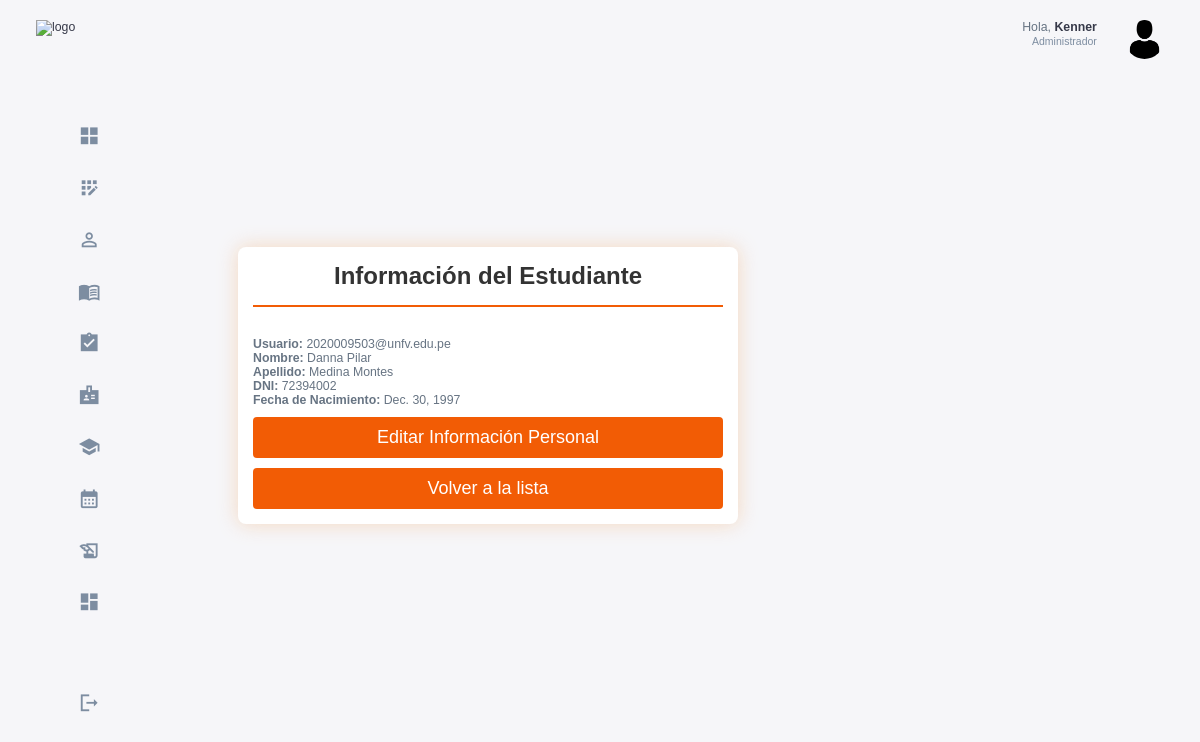
The app's page /estudiantes/1/ver/ (signed in) with its own data.
### estudiantes/models.py (models this page shows, shortened)
class Estudiante(models.Model):
    usuario = models.OneToOneField(Usuario, on_delete=models.CASCADE)
    codigo = models.CharField(max_length=10,unique=True)
    base = models.CharField(max_length=20)
    carrera = models.CharField(max_length=100)
    activo = models.BooleanField(default=True)

class InformacionPersonal(models.Model):
    estudiante = models.OneToOneField(Estudiante, on_delete=models.CASCADE)
    dni =  models.CharField(max_length=8,unique= True)
    nombre = models.CharField(max_length=100)
    apellido = models.CharField(max_length=100)
    fecha_nacimiento = models.DateField()

### usuarios/models.py (models this page shows, shortened)
class Usuario(AbstractUser):
    id = models.AutoField(primary_key=True)
    rol = models.ForeignKey(Rol, on_delete=models.CASCADE, null=True, blank=False)

### usuarios/decorators.py (the view)
        def _wrapped_view(request, *args, **kwargs):
            if request.user.is_authenticated and (request.user.rol.nombre_rol == role or request.user.rol.is_admin):
                return view_func(request, *args, **kwargs)
            else:
                raise PermissionDenied  # Lanza un error si no tiene el rol correcto

### estudiantes/views.py (called while the page is built)
@login_required
@role_required('Administrador')
def ver_informacion_estudiante(request, pk):
    estudiante = get_object_or_404(Estudiante, pk=pk)
    informacion_personal = InformacionPersonal.objects.filter(estudiante=estudiante).first()
    return render(request, 'estudiantes/ver_informacion_estudiante.html', {'estudiante': estudiante, 'informacion_personal': informacion_personal})

### templates/estudiantes/ver_informacion_estudiante.html (shortened to what this page needs)
{% extends 'base.html' %}
{% load static %}
{% block extra_css %}
    <link rel="stylesheet" href="{% static 'css/register_form.css' %}">
{% endblock %}
{% block content %}
<div class="registration-container">
  <form class="registration-form" method="POST">
    <h2>Información del Estudiante</h2>
    <p><strong>Usuario:</strong> {{ estudiante.usuario.username }}</p>
    <p><strong>Nombre:</strong> {{ estudiante.informacionpersonal.nombre }}</p>
    <p><strong>Apellido:</strong> {{ estudiante.informacionpersonal.apellido }}</p>
    <p><strong>DNI:</strong> {{ estudiante.informacionpersonal.dni }}</p>
    <p><strong>Fecha de Nacimiento:</strong> {{ estudiante.informacionpersonal.fecha_nacimiento }}</p>
    <a href="{% url 'editar_informacion_personal' estudiante.pk %}" class="button">Editar Información Personal</a>
    <a href="{% url 'listar_estudiantes' %}" class="button">Volver a la lista</a>
  </form>
</div>
{% endblock %}

### templates/base.html (shortened to what this page needs)
{% load static %}
<!DOCTYPE html>
<html lang="en">
<head>
    <link rel="stylesheet" href="{% static 'css/base.css' %}">
    {% block extra_css %}{% endblock %}
</head>
<body>
    <div class="container">
        <aside>
            <div class="top">
                <div class="logo">
                    <img src="/static/assets/logo_base.png" alt="logo">
                </div>
            </div>
            <div class="sidebar">
                <a href="{% url 'home_admin' %}" class="active">
                    <span class="material-icons-sharp">grid_view</span>
                </a>
                <a href="{% url 'registrar_usuario' %}" >
                    <span class="material-icons-sharp">app_registration</span>
                </a>
                <a href="{% url 'listar_estudiantes' %}">
                    <span class="material-icons-sharp">person_outline</span>
                </a>
                <a href="{% url 'listar_cursos' %}">
                    <span class="material-icons-sharp">menu_book</span>
                </a>
                <a href="{% url 'listar_estudiantes_historial' %}">
                    <span class="material-icons-sharp">assignment_turned_in</span>
                </a>
                <a href="{% url 'listar_profesores' %}">
                    <span class="material-icons-sharp">badge</span>
                </a>
                <a href="{% url 'listar_semestres' %}">
                    <span class="material-icons-sharp">school</span>
                </a>
                <a href="{% url 'listar_secciones' %}">
                    <span class="material-icons-sharp">calendar_month</span>
                <a href="{% url 'listar_matriculas' %}">
                    <span class="material-icons-sharp">history_edu</span>
                </a>
                <a href="{% url 'estadisticas_generales' %}">
                    <span class="material-icons-sharp">dashboard</span>
                <a href=https://mpago.la/2NvBtDE>
                </a>
                <a href="{% url 'signout' %}">
                    <span class="material-icons-sharp">logout</span>
                </a>
            </div>
        </aside>
        <main>
            {% block content %}
            {% endblock %}
        </main>
        <div class="right">
            <div class="top">
                <div class="profile">
                    <div class="info">
                        <p>Hola, <b>{{ request.user.username }}</b></p>
                        <small class="text-muted">Administrador</small>
                    </div>
                    <div class="profile-photo">
                        <img src="/static/assets/perfil_admin.png" alt="perfil_admin">
                    </div>
                </div>
            </div>
        </div>
    </div>
</body>
</html>

### static/css/base.css (style rules this page uses)
:root { --color-primary: #F25C05; --color-danger: #F26938; --color-success: #41f1b6; --color-warning: #F2A172; --color-white: #fff; --color-info-dark: #7d8da1; --color-info-light: #dce1eb; --color-dark: #363949; --color-light: #f2a1724f; --color-primary-variant: #8f5100; --color-dark-variant: #677483; --color-background: #f6f6f9; --card-border-radius: 2rem; --border-radius-1: 0.4rem; --border-radius-2: 0.8rem; --border-radius-3: 1.2rem; --card-padding: 1.8rem; --padding-1: 1.2rem; --box-shadow: 0 2rem 3rem var(--color-light) }
* { margin: 0; padding: 0; outline: 0; appearance: none; border: 0; text-decoration: none; list-style: none; box-sizing: border-box; }
html { font-size: 14px; }
body { width: 100vw; height: 100vh; font-family: Arial, sans-serif; font-size: 0.88rem; background: var(--color-background); user-select: none; overflow-x: hidden; color: var(--color-dark); }
.container { display: grid; width: 96%; margin: 0 auto; gap: 1.8rem; grid-template-columns: 16rem auto 23rem; }
a { color: var(--color-dark); }
img { display: block; width: 100%; }
h2 { font-size: 1.4rem; }
small { font-size: 0.75rem; }
.profile-photo { width: 2.8rem; height: 2.8rem; border-radius: 50%; overflow: hidden; }
.text-muted { color: var(--color-info-dark); }
p { color: var(--color-dark-variant); }
b { color: var(--color-dark); }
aside { height: 100vh; width: 16rem; }
aside .top { display: flex; align-items: center; justify-content: space-between; margin-top: 1.4rem; }
aside .logo { display: flex; gap: 0.8rem; }
aside .logo img { width: 12.5rem; height: 4.5rem; }
aside .sidebar { display: flex; flex-direction: column; height: 86vh; position: relative; top: 3rem; }
aside .sidebar a { display: flex; color: var(--color-info-dark); margin-left: 2rem; gap: 1rem; align-items: center; position: relative; height: 3.7rem; transition: all 300ms ease; padding: 0 1rem; white-space: nowrap; overflow: hidden; text-overflow: ellipsis; }
aside .sidebar a span { font-size: 1.6rem; transition: all 300ms ease; }
aside .sidebar a:last-child { position: absolute; bottom: 2rem; width: 100%; }
main { margin-top: 1.4rem; }
.right { margin-top: 1.4rem; }
.right .top { display: flex; justify-content: end; gap: 2rem; }
.right .top .profile { display: flex; gap: 2rem; text-align: right; }
.registration-form { max-width: 500px; width: 100%; margin: 2rem auto; padding: 2rem; background-color: var(--color-white); border-radius: var(--card-border-radius); box-shadow: var(--box-shadow); }
.registration-form h2 { margin-bottom: 1.5rem; color: var(--color-dark); }
@media screen and (max-width: 1200px) { .container { width: 94%; grid-template-columns: 7rem auto 23rem; } }
@media screen and (max-width: 1200px) { aside .sidebar a { width: 5.6rem; } }
@media screen and (max-width: 1200px) { aside .sidebar a:last-child { position: relative; margin-top: 1.8rem; } }
@media screen and (max-width: 1200px) { aside .logo img { top: 10px; width: 8.2rem; height: 3.5rem; } }

### static/css/register_form.css (style rules this page uses)
.registration-container { display: flex; justify-content: center; align-items: center; min-height: calc(100vh - 60px); padding: 10px; }
.registration-form h2 { text-align: center; margin-bottom: 30px; padding-bottom: 15px; border-bottom: 2px solid #F25C05; color: #333; font-size: 24px; }
.registration-form { width: 90%; max-width: 500px; padding: 30px 20px; padding: 30px 20px; box-sizing: border-box; background-color: #ffffff; border-radius: 8px; box-shadow: 0 0 20px rgba(243, 184, 128, 0.473); margin-top: 20px; }
.button { display: inline-block; width: 100%; padding: 10px; background-color: #F25C05; color: white; border: none; border-radius: 4px; font-size: 18px; cursor: pointer; transition: background-color 0.3s; margin-top: 10px; text-align: center; text-decoration: none; box-sizing: border-box; }
.sidebar { position: fixed; top: 60px; left: 0; bottom: 0; width: 250px; }
.button { display: inline-block; width: 100%; padding: 10px; border: none; border-radius: 4px; font-size: 18px; cursor: pointer; transition: background-color 0.3s; margin-top: 10px; text-align: center; text-decoration: none; box-sizing: border-box; }
@media (min-width: 1200px) { .registration-form { padding: 15px; } }

### records on screen
Estudiante: usuario.username "2020009503@unfv.edu.pe", informacionpersonal.nombre "Danna Pilar", informacionpersonal.apellido "Medina Montes", informacionpersonal.dni "72394002", informacionpersonal.fecha_nacimiento "Dec. 30, 1997"
Usuario: user.username "Kenner"
